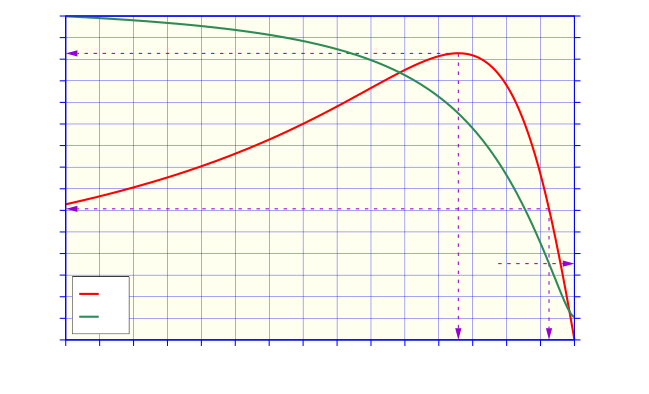

This figure's gnuplot source:
#!/gnuplot
#
#    
#    	G N U P L O T
#    	Version 5.2 patchlevel 7    last modified 2019-05-29 
#    
#    	Copyright (C) 1986-1993, 1998, 2004, 2007-2018
#    	Thomas Williams, Colin Kelley and many others
#    
#    	gnuplot home:     http://www.gnuplot.info
#    	faq, bugs, etc:   type "help FAQ"
#    	immediate help:   type "help"  (plot window: hit 'h')
# set terminal windows 0 color solid butt enhanced
# set output
unset clip points
set clip one
unset clip two
set bar 1.000000 front
set border front linecolor rgb "blue"  linewidth 3.000 dashtype solid
set zdata 
set ydata 
set xdata 
set y2data 
set x2data 
set boxwidth
set style fill  empty border
set style rectangle back fc  bgnd fillstyle   solid 1.00 border lt -1
set style circle radius graph 0.02, first 0.00000, 0.00000 
set style ellipse size graph 0.05, 0.03, first 0.00000 angle 0 units xy
set dummy x, y
set format x "% .0f" 
set format y "% .0f" 
set format x2 "% h" 
set format y2 "% .0f" 
set format z "% h" 
set format cb "% h" 
set format r "% h" 
set timefmt "%d/%m/%y,%H:%M"
set angles radians
set grid back nopolar xtics nomxtics ytics nomytics noztics nomztics
set grid nox2tics nomx2tics noy2tics nomy2tics nocbtics nomcbtics
set grid linecolor "blue" linetype 1 linewidth 1.00 
set raxis
set style parallel front  lt black linewidth 2.000 dashtype solid
set key title ""
set key inside left bottom vertical Left reverse enhanced box
set key noinvert samplen 2 spacing 1.5 width 0.5 height 0.5 
set key maxcolumns 0 maxrows 0
set key opaque
unset label
unset arrow
set style increment default
unset style line
unset style arrow
set style histogram clustered gap 2 title textcolor lt -1
unset object
set style textbox transparent margins  1.0,  1.0 border
unset logscale
set offsets 0, 0, 0, 0
set pointsize 1
set pointintervalbox 1
set encoding default
unset polar
unset parametric
set decimalsign ','
set view 60, 30, 1, 1
set samples 2000
set isosamples 10, 10
set surface 
unset contour
set cntrlabel  format '%8.3g' font '' start 5 interval 20
set mapping cartesian
set datafile separator whitespace
unset hidden3d
set cntrparam order 4
set cntrparam linear
set cntrparam levels auto 5
set cntrparam points 5
set size ratio 0 1,1
set origin 0,0
set style data points
set style function lines
unset xzeroaxis
unset yzeroaxis
unset zzeroaxis
unset x2zeroaxis
unset y2zeroaxis
set ticslevel 0.5
set tics scale  1, 0.5, 1, 1, 1
set mxtics default
set mytics default
set mztics default
set mx2tics default
set my2tics default
set mcbtics default
set mrtics default
set xtics border out scale 1,0.5 nomirror norotate  autojustify
set xtics 0.0,100.0,1500.0 norangelimit textcolor rgb "blackz" 
set ytics border out scale 1,0.5 nomirror norotate  autojustify
set ytics 0.0,10.0,150.0 norangelimit textcolor rgb "black" 
set ztics border out scale 1,0.5 nomirror norotate  autojustify
set ztics autofreq  norangelimit textcolor rgb "black" 
unset x2tics
set y2tics border out scale 1,0.5 nomirror norotate  autojustify
set y2tics 0.0,5.0,75.0 norangelimit textcolor rgb "black"
set cbtics border out scale 1,0.5 nomirror norotate  autojustify
set cbtics autofreq  norangelimit textcolor rgb "black" 
set rtics axis out scale 1,0.5 nomirror norotate  autojustify
set rtics autofreq  norangelimit textcolor rgb "black" 
set paxis 1 tics border out scale 1,0.5 nomirror norotate  autojustify
set paxis 1 tics autofreq  rangelimit textcolor rgb "black" 
set paxis 2 tics border out scale 1,0.5 nomirror norotate  autojustify
set paxis 2 tics autofreq  rangelimit textcolor rgb "black" 
set paxis 3 tics border out scale 1,0.5 nomirror norotate  autojustify
set paxis 3 tics autofreq  rangelimit textcolor rgb "black" 
set paxis 4 tics border out scale 1,0.5 nomirror norotate  autojustify
set paxis 4 tics autofreq  rangelimit textcolor rgb "black" 
set paxis 5 tics border out scale 1,0.5 nomirror norotate  autojustify
set paxis 5 tics autofreq  rangelimit textcolor rgb "black" 
set paxis 6 tics border out scale 1,0.5 nomirror norotate  autojustify
set paxis 6 tics autofreq  rangelimit textcolor rgb "black" 
set paxis 7 tics border out scale 1,0.5 nomirror norotate  autojustify
set paxis 7 tics autofreq  rangelimit textcolor rgb "black" 
set title "" 
set title  font "" norotate
set timestamp bottom 
set timestamp "" 
set timestamp  font "" norotate
set rrange [ * : * ] noreverse nowriteback
set trange [ * : * ] noreverse nowriteback
set urange [ * : * ] noreverse nowriteback
set vrange [ * : * ] noreverse nowriteback
set xlabel '$n\ped{m}\, / \,\si{r/min}$'
set xlabel  font "" textcolor lt -1 norotate
set x2label "" 
set x2label  font "" textcolor lt -1 norotate
set xrange [ 0.0000 : 1500.0000 ] noreverse nowriteback
set x2range [ 0.0000 : 5.0000 ] noreverse nowriteback
set ylabel  '$T\ped{m}\, / \,\si{N.m}$'
set ylabel  font "" textcolor lt -1 rotate by -270
set y2label  '$I_1\, / \,\si{A}$'
set y2label  font "" textcolor lt -1 rotate by -270
set yrange [ 0.000 : 150.000 ] noreverse nowriteback
set y2range [ 0.000 : 75.000 ] noreverse nowriteback
set zlabel "" 
set zlabel  font "" textcolor lt -1 norotate
set zrange [ * : * ] noreverse nowriteback
set cblabel "" 
set cblabel  font "" textcolor lt -1 rotate by -270
set cbrange [ * : * ] noreverse nowriteback
set paxis 1 range [ * : * ] noreverse nowriteback
set paxis 2 range [ * : * ] noreverse nowriteback
set paxis 3 range [ * : * ] noreverse nowriteback
set paxis 4 range [ * : * ] noreverse nowriteback
set paxis 5 range [ * : * ] noreverse nowriteback
set paxis 6 range [ * : * ] noreverse nowriteback
set paxis 7 range [ * : * ] noreverse nowriteback
set zero 1e-008
set lmargin  -1
set bmargin  -1
set rmargin  -1
set tmargin  -1
set locale "Catalan_Spain.1252"
set pm3d explicit at s
set pm3d scansautomatic
set pm3d interpolate 1,1 flush begin noftriangles noborder corners2color mean
set palette positive nops_allcF maxcolors 0 gamma 1.5 color model RGB 
set palette rgbformulae 7, 5, 15
set colorbox default
set colorbox vertical origin screen 0.9, 0.2, 0 size screen 0.05, 0.6, 0 front bdefault
set style boxplot candles range  1.50 outliers pt 7 separation 1 labels auto unsorted
set loadpath 
set fontpath 
set psdir
set fit brief errorvariables nocovariancevariables errorscaling prescale nowrap v5
GNUTERM = "windows"
ARGC = 0
ARG0 = ""
set terminal cairolatex pdf size 16.5cm,10cm
set output "Cap-Motors-Induccio-Ex4-1.tex"
set object rectangle from 0,0 to 1500,150 fillstyle solid fillcolor rgb "#FFFFF0" behind
set arrow from 1425.0, 60.70 to 0.0, 60.7 dt 2 linecolor rgb "dark-violet" linewidth 3.0 head noborder back
set label '{$\scriptstyle\SI{60,7}{N.m}$}' at 300, 63.7 center norotate front
set arrow from 1157.62, 132.70 to 0.0, 132.7 dt 2 linecolor rgb "dark-violet" linewidth 3.0 head noborder back
set label '{$\scriptstyle\SI{132,7}{N.m}$}' at 300, 135.7 center norotate front
set arrow from 1425.0, 60.70 to 1425.0, 0.0 dt 2 linecolor rgb "dark-violet" linewidth 3.0 head noborder back
set label '{$\scriptstyle\SI{1425}{r/min}$}' at 1408, 18 center rotate by -270 front
set arrow from 1157.62, 132.70 to 1157.62, 0.0 dt 2 linecolor rgb "dark-violet" linewidth 3.0 head noborder back
set label '{$\scriptstyle\SI{1157,6}{r/min}$}' at 1140, 20 center rotate by -270 front
set arrow from 1275, second 17.67 to 1500, second 17.67 dt 2 linecolor rgb "dark-violet" linewidth 3.0 head noborder back
set label '{$\scriptstyle\SI{17,7}{A}$}' at 1325, second 19 center front
plot "Cap-Motors-Induccio-Ex4-1.txt" using 1:2 with lines axes x1y1 linecolor rgb "red" linewidth 6.000 title '$T\ped{m}$', "Cap-Motors-Induccio-Ex4-1.txt" using 1:3 with lines axes x1y2 linecolor rgb "sea-green"  linewidth 6.000 title '$I_1$'
#    EOF
